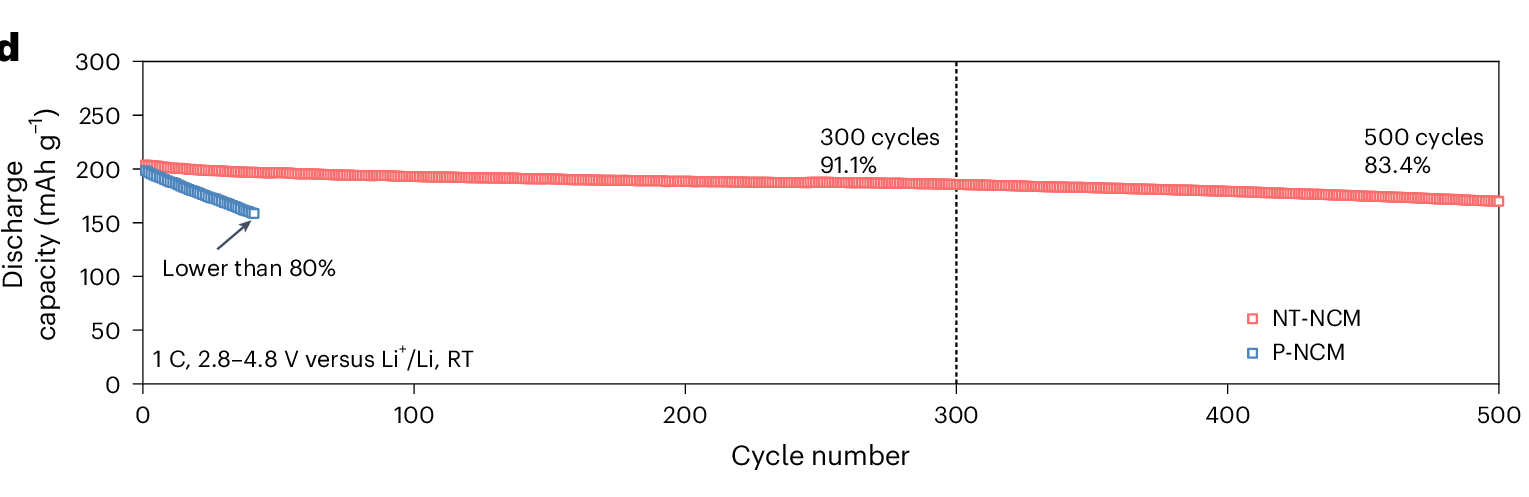

Reproduce this figure in Python.
import matplotlib.pyplot as plt
import numpy as np

# Data simulation
cycles = np.linspace(0, 500, 100)
# NT-NCM: Gradual decline from 205 to ~171 (83.4% of 205)
nt_ncm = 205 * (1 - 0.166 * (cycles / 500))
# P-NCM: Fast decline
p_ncm_base = 195 * np.exp(-0.005 * np.linspace(0, 40, 10))
p_ncm_ext = np.linspace(p_ncm_base[-1], 158, 5)
p_ncm = np.concatenate([p_ncm_base, p_ncm_ext])
p_cycles = np.linspace(0, 45, len(p_ncm))

# Plotting
fig, ax = plt.subplots(figsize=(10, 4), dpi=100)

ax.plot(cycles, nt_ncm, 's', color='salmon', markersize=4, markerfacecolor='none', label='NT-NCM')
ax.plot(p_cycles, p_ncm, 's', color='steelblue', markersize=4, markerfacecolor='none', label='P-NCM')

# Annotations
ax.axvline(300, color='black', linestyle='--', linewidth=1)
ax.text(250, 210, '300 cycles 91.1%', fontsize=10)
ax.text(460, 210, '500 cycles 83.4%', fontsize=10)
ax.annotate('Lower than 80%', xy=(40, 158), xytext=(20, 100),
            arrowprops=dict(arrowstyle='->', color='slategray'), fontsize=10)
ax.text(10, 20, '1 C, 2.8–4.8 V versus Li$^+$/Li, RT', fontsize=10)

# Formatting
ax.set_xlabel('Cycle number', fontsize=12)
ax.set_ylabel('Discharge capacity (mAh g$^{-1}$)', fontsize=12)
ax.set_xlim(0, 500)
ax.set_ylim(0, 300)
ax.legend(loc='center right', frameon=False)
plt.tight_layout()
plt.show()
